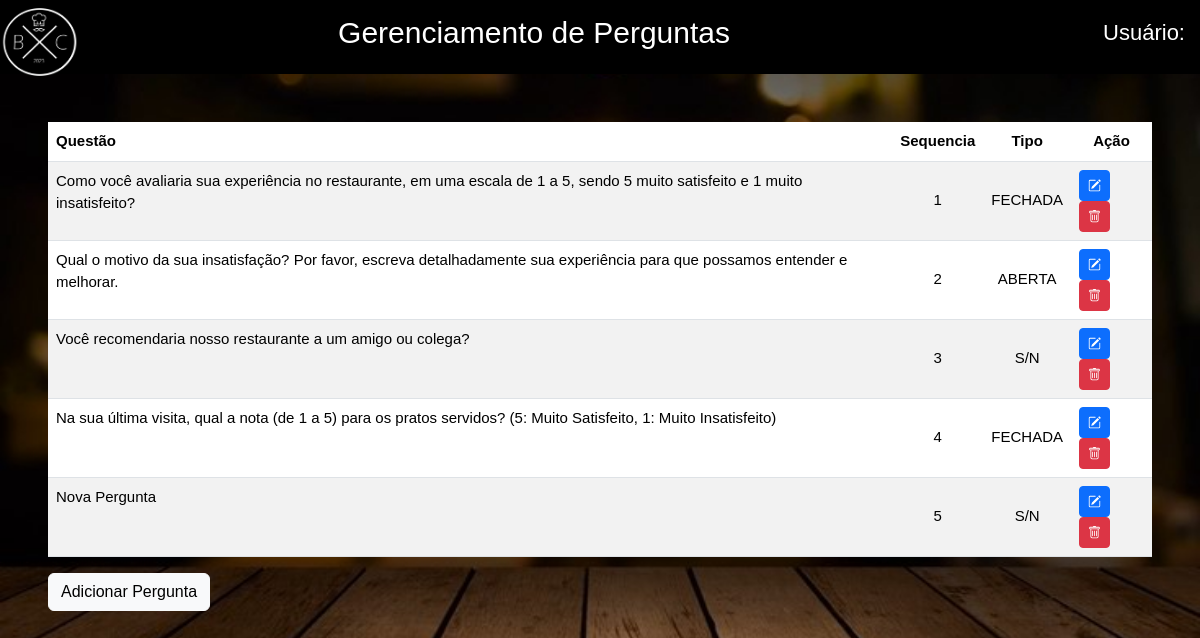
/views/ger_pergunta.php (signed in), run on the app's committed database.
### tables this page shows
CREATE TABLE `pergunta` (
  `id` bigint NOT NULL AUTO_INCREMENT,
  `pergunta` varchar(350) NOT NULL DEFAULT '',
  `sequencia` int NOT NULL,
  `tipo` varchar(10) NOT NULL,
  PRIMARY KEY (`id`)
);

### controllers/perguntaController.php (called while the page is built, shortened)
<?php
require_once 'C:/xampp/htdocs/Pesquisa_NPS/models/perguntaModel.php';
class perguntaController {
private $modelo;
function __construct(){
    $this->modelo = new perguntaModel;
}
function consultaPerguntasC(){
    $result = $this->modelo->consultaPerguntas();
    return $result;
}
}?>

### connection/connect.php (called while the page is built, shortened)
<?php
class Connect {
    function connectDatabase(){
        try
        {
            $this->connection = new PDO('mysql:host='.HOST.';dbname='.DATABASENAME, USER, PASSWORD);
        }
        catch (PDOException $e)
        {
            echo "Erro de conexão".$e->getMessage();
            die();
        }
    }
}
?>

### models/perguntaModel.php (called while the page is built, shortened)
<?php
require_once 'C:/xampp/htdocs/Pesquisa_NPS/connection/connect.php';
class PerguntaModel extends Connect {
private $table;
    function __construct()
    {
        $this->table = 'pergunta';
    }
    function consultaPerguntas(){
        $sql = $this->connection->query("SELECT * FROM $this->table ORDER BY sequencia ASC");
        return $sql;
    }
}?>

### views/ger_pergunta.php (the view, shortened to what this page needs)
<?php
require_once ROOT . FOLDER_PATH .'/models/perguntaModel.php';
require_once ROOT . FOLDER_PATH .'/controllers/perguntaController.php';
$obj = new perguntaController;
$result = $obj->consultaPerguntasC();
$primeiroNome = $_SESSION['primeironome'];
?>
<!doctype html>
<html lang="pt-br">
  <head>
    <link href="https://cdn.jsdelivr.net/npm/bootstrap@5.3.2/dist/css/bootstrap.min.css" rel="stylesheet">
  </head>
  <body>
    <div class="titulo_ger">
    <a href="telainicio.php">
    <img class="logo3r" src="../imagens/logoblack.png" alt="Logo 3R">
    </a>
    <h1 class="titulo_superior">Gerenciamento de Perguntas</h1>
    <h2 class="titulo_usuario">Usuário: <?php echo $primeiroNome;?></h2>
    </div>
    <div class="m-5">
      <table class="table table-striped table-hover ">
          <thead>
              <tr>
                  <th scope="col">Questão</th>
                  <th class="td_estilo" scope="col">Sequencia</th>
                  <th class="td_estilo" scope="col">Tipo</th>
                  <th class="td_estilo" scope="col">Ação</th>
              </tr>
          </thead>
          <tbody>
              <?php
                foreach($result as $user_data){
                  echo "<tr>";
                  echo "<td>".$user_data['pergunta']."</td>";
                  echo "<td class='td_estilo'>".$user_data['sequencia']."</td>";
                  echo "<td class='td_estilo'>".$user_data['tipo']."</td>";
                  echo "<td>
                          <a class='btn btn-sm btn-primary' href='editPergunta.php?id=$user_data[id]'>
                            <svg xmlns='http://www.w3.org/2000/svg' width='13' height='13' fill='currentColor' class='bi bi-pencil-square' viewBox='0 0 16 16'>
                            <path d='M15.502 1.94a.5.5 0 0 1 0 .706L14.459 3.69l-2-2L13.502.646a.5.5 0 0 1 .707 0l1.293 1.293zm-1.75 2.456-2-2L4.939 9.21a.5.5 0 0 0-.121.196l-.805 2.414a.25.25 0 0 0 .316.316l2.414-.805a.5.5 0 0 0 .196-.12l6.813-6.814z'/>
                            <path fill-rule='evenodd' d='M1 13.5A1.5 1.5 0 0 0 2.5 15h11a1.5 1.5 0 0 0 1.5-1.5v-6a.5.5 0 0 0-1 0v6a.5.5 0 0 1-.5.5h-11a.5.5 0 0 1-.5-.5v-11a.5.5 0 0 1 .5-.5H9a.5.5 0 0 0 0-1H2.5A1.5 1.5 0 0 0 1 2.5v11z'/>
                            </svg>
                          </a>
                          <a id='btnExcluir_$user_data[id]' class='btn btn-sm btn-danger' href='../config/deletePergunta.php?id=$user_data[id]'>
                                <svg xmlns='http://www.w3.org/2000/svg' width='13' height='13' fill='currentColor' class='bi bi-trash' viewBox='0 0 16 16'>
                                    <path d='M5.5 5.5A.5.5 0 0 1 6 6v6a.5.5 0 0 1-1 0V6a.5.5 0 0 1 .5-.5Zm2.5 0a.5.5 0 0 1 .5.5v6a.5.5 0 0 1-1 0V6a.5.5 0 0 1 .5-.5Zm3 .5a.5.5 0 0 0-1 0v6a.5.5 0 0 0 1 0V6Z'/>
                                    <path d='M14.5 3a1 1 0 0 1-1 1H13v9a2 2 0 0 1-2 2H5a2 2 0 0 1-2-2V4h-.5a1 1 0 0 1-1-1V2a1 1 0 0 1 1-1H6a1 1 0 0 1 1-1h2a1 1 0 0 1 1 1h3.5a1 1 0 0 1 1 1v1ZM4.118 4 4 4.059V13a1 1 0 0 0 1 1h6a1 1 0 0 0 1-1V4.059L11.882 4H4.118ZM2.5 3h11V2h-11v1Z'/></svg>
                          </a>
                        </td>";
                  echo "</tr>";
                }
              ?>
          </tbody>
      </table>
      <div class="div_adc_perg">
      <button class="btn btn-light" onclick="mostrarCampos()" class="botao_adc_perg" >Adicionar Pergunta</button>
      </div>
    </div>
  </body>
</html>

### views/ger_pergunta.php (style rules this page uses)
body { font-family: Arial, Helvetica, sans-serif; background-image: url('../imagens/test5.jpeg'); background-size: 100% 100%; background-repeat: no-repeat; font-size: 15px; height: 100vh; }
.titulo_ger { display: flex; flex-direction: row; background-color: black; justify-content: space-between; }
.titulo_superior { font-size: 30px; font-family: Arial, Helvetica, sans-serif; padding: 15px; color: white; text-align: center; margin-right: 100px; }
.titulo_usuario { font-size: 22px; font-family: Arial, Helvetica, sans-serif; padding: 15px; color: white; justify-content: flex-end; align-items: center; margin-top: 5px; }
.logo3r { position: relative; height: auto; width: 80px; top: 8px; }
.div_adc_perg { display: flex; flex-direction: row; justify-content: flex-start; }
.td_estilo { text-align: center; vertical-align: middle; }

### data on the page
pergunta: pergunta "Como você avaliaria sua experiência no restaurante, em uma escala de 1 a 5, sendo 5 muito satisfeito e 1 muito insatisfeito?", sequencia "1", tipo "FECHADA"
pergunta: pergunta "Qual o motivo da sua insatisfação? Por favor, escreva detalhadamente sua experiência para que possamos entender e melhorar.", sequencia "2", tipo "ABERTA"
pergunta: pergunta "Você recomendaria nosso restaurante a um amigo ou colega?", sequencia "3", tipo "S/N"
pergunta: pergunta "Na sua última visita, qual a nota (de 1 a 5) para os pratos servidos? (5: Muito Satisfeito, 1: Muito Insatisfeito)", sequencia "4", tipo "FECHADA"
pergunta: pergunta "Nova Pergunta", sequencia "5", tipo "S/N"
